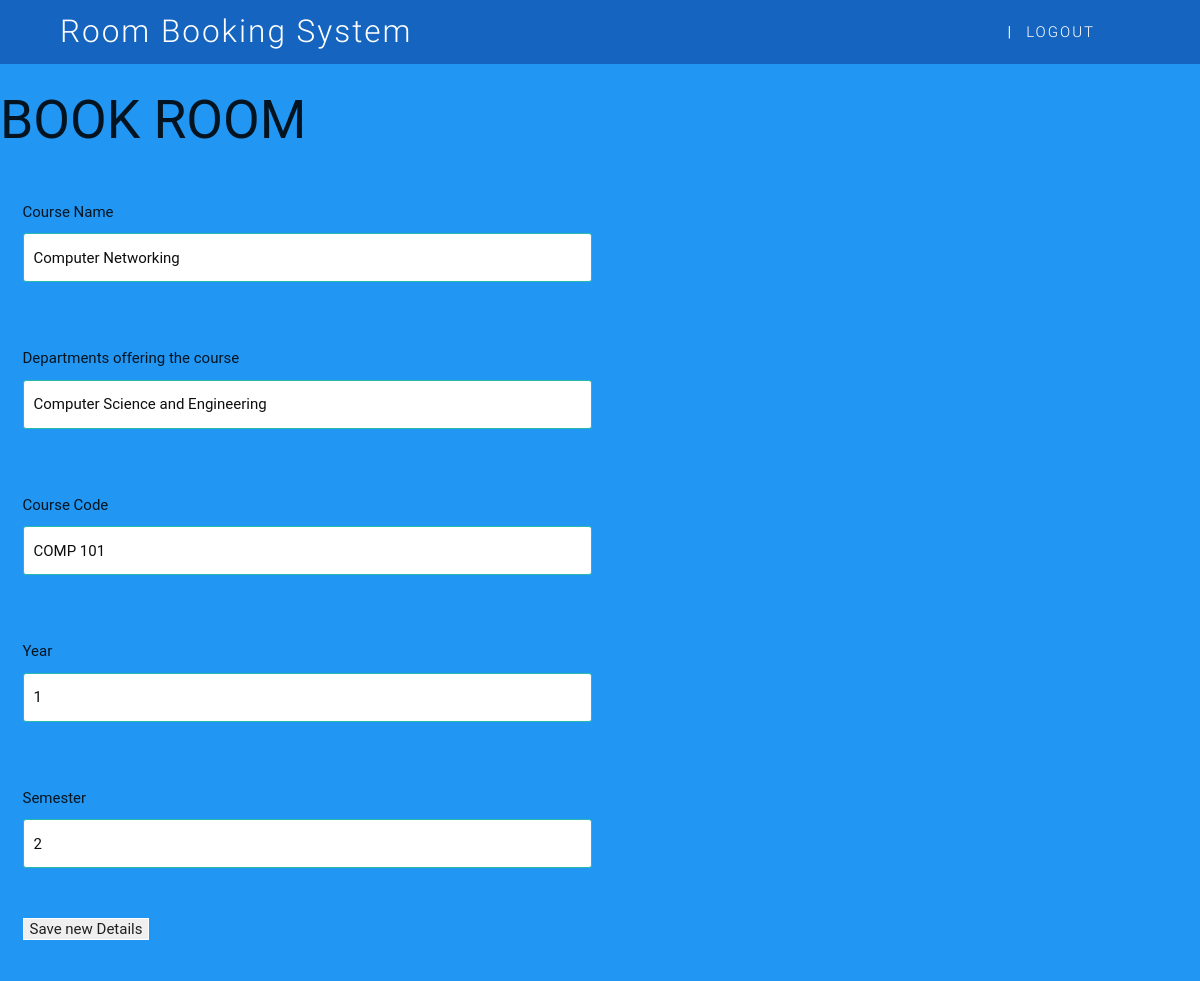
Page /php/edit_course_details.php?courseCode=COMP 101 on the committed database.
### tables this page shows
CREATE TABLE IF NOT EXISTS `course` (
  `courseName` varchar(50) NOT NULL,
  `departmentName` varchar(50) NOT NULL,
  `courseCode` varchar(50) NOT NULL,
  `year` int(11) NOT NULL,
  `semester` int(11) NOT NULL
);

### php/edit_course_details.php (the view, shortened to what this page needs)
<?php
require 'database_connection.php';
$courseCode = $_GET['courseCode'];
$query = $mysqli->query("SELECT * FROM course WHERE courseCode='$courseCode' LIMIT 1") or die($mysqli->error);
if($query->num_rows){
  while($row = $query->fetch_array(MYSQLI_ASSOC)){
    $courseCode = $row['courseCode'];
    $departmentName = $row['departmentName'];
    $courseName = $row['courseName'];
    $year = $row['year'];
    $semester = $row['semester'];
  }
}
?>
<!DOCTYPE html>
<html>
<head>
    <link rel="stylesheet" type="text/css" href="../css/style.css">
    <link rel="stylesheet" type="text/css" href="../css/plugin.css">
</head>
<body>
 <div class="navbar-fixed">
    <nav id="nav_f" class="default_color" role="navigation">
        <div class="container">
            <div class="nav-wrapper">
            <a href="index.php" id="logo-container" class="brand-logo">Room Booking System</a>
                <ul class="right hide-on-med-and-down">
                    <li>|</li>
                    <li><a href="logout.php">LOGOUT</a></li>
                </ul>
            </div>
        </div>
    </nav>
</div>
<h2>BOOK ROOM</h2>
   <div class="row">
    <form class="col s6">
        <div class="row">
            <div class="input-field col s12">
        <p>Course Name</p><input name="courseName" id="courseName" type="text" value="<?=$courseName?>"/>
         </div>
        </div>
        <div class="row">
            <div class="input-field col s12">
        <p>Departments offering the course</p><input name="departmentName" id="departmentName" type="text" value="<?=$departmentName?>"/>
            </div>
        </div>
        <div class="row">
            <div class="input-field col s12">
                <p>Course Code</p> <input name="courseCode" id="courseCode" type="text" value="<?=$courseCode?>"/>
            </div>
        </div>
        <div class="row">
            <div class="input-field col s12">
                <p>Year</p><input name="year" id="year" type="number" value="<?=$year?>"/>
                </div>
        </div>
         <div class="row">
            <div class="input-field col s12">
                <p>Semester</p><input name="semester" id="semester" type="number" min="1" max="2" value="<?=$semester?>"/>
                </div>
        </div>
        <div class="row">
            <div class="input-field col s12">
                <input type="button" id="saveDetail" name="saveDetails" value="Save new Details"/>
                </div>
        </div>
    </form>
</div>
</body>

### css/style.css (style rules this page uses)
body { background: #2196F3; }
.default_color { background-color: #1565C0 !important }
#nav_f { box-shadow: none !important; -webkit-box-shadow: none !important }
.brand-logo { position: absolute; color: #fff; display: inline-block; font-size: 2.1rem; font-style: normal; font-weight: 300; padding: 0; letter-spacing: 2px }
nav ul a { font-size: 1.2rem; color: #FFF; letter-spacing: 2px; display: block; font-weight: 300; padding: 0px 15px }
input, textarea { border: 1px solid #fff }

### rows in the picture
course: courseName "Computer Networking", departmentName "Computer Science and Engineering", courseCode "COMP 101", year "1", semester "2"
